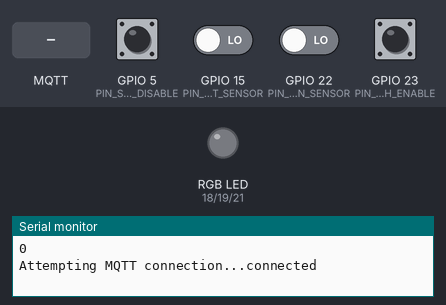
The sketch below on a simulated ESP32. Shown: an RGB LED mixed from three pins (HIGH = lit), the last lines printed to the serial monitor. Dashed ring = blinking. The inputs (shaded band) are chosen by the test bench; at power-on: GPIO 5 (PIN_SWITCH_DISABLE), GPIO 23 (PIN_SWITCH_ENABLE) HIGH, GPIO 15 (PIN_LIGHT_SENSOR), GPIO 22 (PIN_MOTION_SENSOR) LOW. WiFi joins after 1.5 s; servers stay silent unless stated; no MQTT or app messages arrive unless stated.

Above: at 2.7 s.
2.8 s: GPIO 15 (PIN_LIGHT_SENSOR) driven HIGH
At 4.0 s:
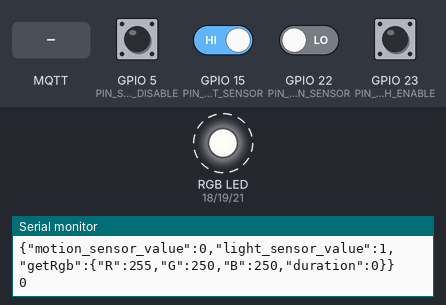
5.8 s: GPIO 23 (PIN_SWITCH_ENABLE) pulled LOW for 0.15 s
7.4 s: GPIO 5 (PIN_SWITCH_DISABLE) pulled LOW for 0.15 s
At 10.1 s:
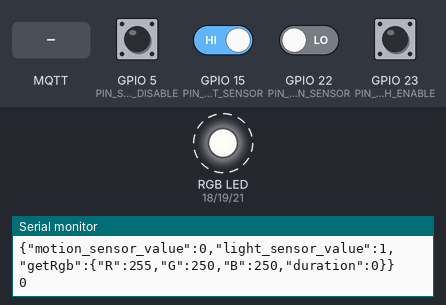
10.4 s: GPIO 22 (PIN_MOTION_SENSOR) driven HIGH
13.4 s: MQTT message "setRgb" arrives on the first subscribed topic
15.0 s: MQTT message "1" arrives on the first subscribed topic
Timing chart, 0 to 19.0 s (numbered marks = the images above; inputs shaded):
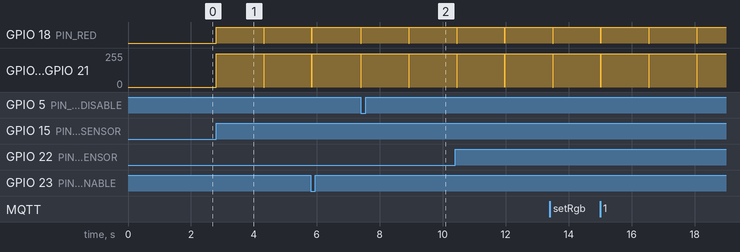

Measured:
- after the input at 2.8 s, GPIO 18 (PIN_RED): LOW → HIGH at once, → LOW 1.5 s later, → HIGH 0.01 s later; GPIO 19 (PIN_GREEN), GPIO 21 (PIN_BLUE): 0/255 → 250/255 at once
- after the input at 7.4 s, GPIO 18 (PIN_RED): alternates HIGH for 1.5 s and LOW for 0.01 s, starting at once; GPIO 19 (PIN_GREEN), GPIO 21 (PIN_BLUE): alternates 250/255 for 1.5 s and 0/255 for 0.01 s, starting at once

The sketch:

rgb_led.ino
```cpp
#include <WiFi.h>
#include <PubSubClient.h>
#include <ArduinoJson.h>


#define PIN_RED    18 // GPIO23
#define PIN_GREEN  19 // GPIO22
#define PIN_BLUE   21 // GPIO21
#define PIN_LIGHT_SENSOR   15
#define PIN_MOTION_SENSOR  22
#define PIN_SWITCH_ENABLE  23
#define PIN_SWITCH_DISABLE  5


// Add wifi network
const char* ssid = "Duc Anh 2003";
const char* password = "Ducanhdeptrai172@";

// Add your MQTT Broker IP address and credentials
const char* mqtt_server = "mqtt-dashboard.com";
const char* mqtt_username = "ducanh";
const char* mqtt_password = "ducanh172";

// Create service client object
WiFiClient wifiClient;
PubSubClient mqttClient(wifiClient);


void setup() {
  Serial.begin(115200);
  setUpWifi();
  setUpMqtt();
  setUpInitValue();
  setUpPinMode();
}

void setUpInitValue() {
  setColor(0,0,0);
}

void setUpPinMode() {
  pinMode(PIN_LIGHT_SENSOR,INPUT);
  pinMode(PIN_RED,   OUTPUT);
  pinMode(PIN_GREEN, OUTPUT);
  pinMode(PIN_BLUE,  OUTPUT);
  pinMode(PIN_SWITCH_ENABLE,  INPUT_PULLUP);
  pinMode(PIN_SWITCH_DISABLE,  INPUT_PULLUP);
  pinMode(PIN_MOTION_SENSOR, INPUT);
}


void setUpMqtt() {
  mqttClient.setServer(mqtt_server, 1883);
  mqttClient.setCallback(callback);
}


void setUpWifi() {
  delay(10);
  // We start by connecting to a WiFi network
  Serial.println();
  Serial.print("Connecting to ");
  Serial.println(ssid);

  WiFi.begin(ssid, password);
  while (WiFi.status() != WL_CONNECTED) {
    delay(500);
    Serial.print(".");
  }

  Serial.println("");
  Serial.println("WiFi connected");
  Serial.println("IP address: ");
  Serial.println(WiFi.localIP());
}


void callback(char* topic, byte* message, unsigned int length) {
  Serial.print("Message arrived on topic: ");
  Serial.print(topic);
  Serial.print(". Message: ");

  for (int i = 0; i < length; i++) {
    Serial.print((char)message[i]);
  }

  JsonDocument doc;

  // Deserialize the JSON document
  DeserializationError error = deserializeJson(doc, message);

  // Test if parsing succeeds.
  if (error) {
    Serial.print(F("deserializeJson() failed: "));
    Serial.println(error.f_str());
    return;
  }

  // Serial.println((int)doc["color"][0]);
  if (String(topic) == "setRgb") {
    Serial.print("Set Rgb Message");
    setColor(doc["color"][0], doc["color"][1], doc["color"][2]);
  }
}


void reconnect() {
  // Loop until we're reconnected
  while (!mqttClient.connected()) {
    Serial.print("Attempting MQTT connection...");
    // Attempt to connect
    if (mqttClient.connect("esp32Client123", mqtt_username, mqtt_password)) {
      Serial.println("connected");
      // Subscribe
      mqttClient.subscribe("setRgb");
    } else {
      Serial.print("failed, rc=");
      Serial.print(mqttClient.state());
      Serial.println(" try again in 5 seconds");
      // Wait 5 seconds before retrying
      delay(5000);
    }
  }
}


int R=0,G=0,B=0;
int preR=0,preG=0,preB=0;
int motionSensorValue=0,lightSensorValue=0;
unsigned long startTime = 0;
char message[1000];
int startTimeTurnOnLed  = 0;
int duration = 0;
JsonDocument doc;


void loop() {
  unsigned long currentMillis = millis();


  if (!mqttClient.connected()) {
    reconnect();
  }

  // maintain connection
  mqttClient.loop();

  int switchValue1 = digitalRead(PIN_SWITCH_ENABLE);
  int switchValue2 = digitalRead(PIN_SWITCH_DISABLE);
  // click button
  if (switchValue1 == 0) {
    if (isLedoff()) {
      setColor(255,250,250);
      Serial.println("Led on");
    }
  }
  if (switchValue2 == 0) {
    setColor(0,0,0);
    Serial.println("Led off");
  }
  motionSensorValue = digitalRead(PIN_MOTION_SENSOR);
  lightSensorValue = digitalRead(PIN_LIGHT_SENSOR);

  if (isLedoff()) {
    // light sensor
    if(lightSensorValue == HIGH
    ){
        toggleLed("Light sensor detect");
    }
    if (motionSensorValue == HIGH) {
        toggleLed("Motion sensor detect");
    }
  }


  if (duration > 0) {
    doc["motion_sensor_value"] = motionSensorValue;
    doc["light_sensor_value"] = lightSensorValue;
    doc["getRgb"]["R"] = preR;
    doc["getRgb"]["G"] = preG;
    doc["getRgb"]["B"] = preB;
    doc["getRgb"]["duration"] = duration;
    duration = 0;
    char newMessage[1000];
    serializeJson(doc, newMessage);

    Serial.println("Publish mqtt message updateData");
    mqttClient.publish("updateData", newMessage);
  }

}


void toggleLed(String sensor) {
  Serial.println(sensor);
  Serial.println("Turn Led on");
  // turn on
  setColor(255,250,250);
  delay(1500);
  // turn off
  setColor(0,0,0);
}

void setColor(int RR, int GG, int BB) {
  // last rgb status led on
  preR = R;
  preG = G;
  preB = B;
  analogWrite(PIN_RED,   RR);
  analogWrite(PIN_GREEN, GG);
  analogWrite(PIN_BLUE,  BB);
  // set rgb value
  R = RR;
  G = GG;
  B = BB;

  // publish sync data
  doc["motion_sensor_value"] = motionSensorValue;
  doc["light_sensor_value"] = lightSensorValue;
  doc["getRgb"]["R"] = R;
  doc["getRgb"]["G"] = G;
  doc["getRgb"]["B"] = B;
  doc["getRgb"]["duration"] = NULL;
  char newMessage1[1000];
  serializeJson(doc, newMessage1);
  Serial.println("Publish mqtt message syncData");
  Serial.println(newMessage1);
  mqttClient.publish("syncData", newMessage1);

  // caculate light time
  if (isLedoff()) {
    if (startTimeTurnOnLed != 0) {
       duration = millis() - startTimeTurnOnLed;
    }
    startTimeTurnOnLed  = 0;
  }
  else {
    startTimeTurnOnLed  = millis();
    duration = 0 ;
  }
  Serial.println(duration);
}


bool isLedoff() {
  // Serial.print("R=");
  // Serial.println(R);
  return (R == 0) && (G == 0) && (B == 0);

}
```
